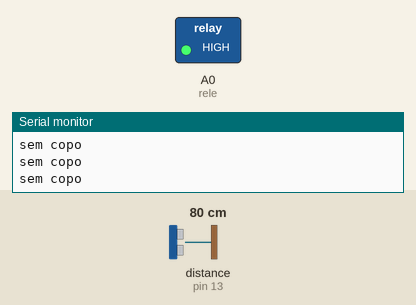
This sketch was run on a simulated Arduino Uno, built with avr-gcc and run on an emulated ATmega328P. Shown: switched loads named in the sketch (green lamp = pin HIGH), the last lines printed to the serial monitor. Wiring (inferred from the names in the program): ultrasonic range finder: trigger pin 12; echo pin 13. The inputs (shaded band) are chosen by the test bench; at power-on: distance to the obstacle (sensor on pin 13) 80 cm. The echo pulse lasts 58.3 µs per cm; pins used as bus, display or sensor lines are not drawn.

Above: at 1.2 s.
1.3 s: distance to the obstacle (sensor on pin 13) set to 23 cm
2.8 s: distance to the obstacle (sensor on pin 13) set to 20 cm
At 7.1 s:
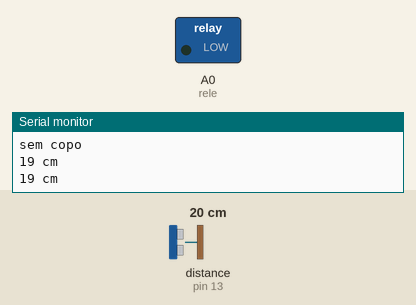
Timing chart, 0 to 10.6 s (numbered marks = the images above; inputs shaded):
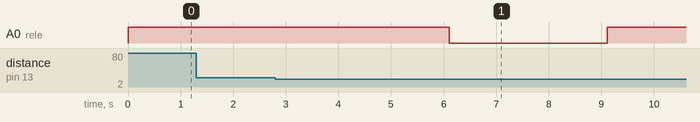

Measured:
- the behaviour switches between 22 and 21 cm on distance to the obstacle (sensor on pin 13) (found by bisection; images 0 and 1)
- after the input at 2.8 s, A0 (rele): HIGH → LOW after 3.3 s, → HIGH 3.0 s later

The sketch:

bebedor_automatico.ino
```cpp
#define trigPin 12 // define pino 12 com nome trigPin
#define echoPin 13 // define pino 12 com nome echoPin
#define fakevcc 11 // define pino 11 com nome fakevcc
#define rele A0 // define pino A0 com nome rele

int count = 0; // cria variavel
int i;

void setup() {
  Serial.begin (9600); // inicia comunicação serial
  pinMode(fakevcc, OUTPUT); // define fakevcc como saida digital
  pinMode(trigPin, OUTPUT); // define trigPin como saida digital
  pinMode(echoPin, INPUT); // define echoPin como entrada digital
  pinMode(rele, OUTPUT);  // define rele como saida digital
  digitalWrite(fakevcc, HIGH); // deixa fakevcc em nivel alto constante
  digitalWrite(rele,HIGH); // inicia relé desativado (modulo relé ativo em nivel baixo)
}

void loop() {
  long duration, distance;  // rotina de medição do sensor ultrassonico
  digitalWrite(trigPin, LOW);
  delayMicroseconds(2);
  digitalWrite(trigPin, HIGH);
  delayMicroseconds(10);
  digitalWrite(trigPin, LOW);
  duration = pulseIn(echoPin, HIGH);
  distance = (duration/2) / 29.1;

 if (distance <= 20) { // se distancia medida for menor ou igual a 20 cm, executa codigo abaixo

for (i=0;i<=3;i++) // laço FOR de 3 repetições

  digitalWrite(trigPin, LOW);  // rotina de medição do sensor ultrassonico
  delayMicroseconds(2);
  digitalWrite(trigPin, HIGH);
  delayMicroseconds(10);
  digitalWrite(trigPin, LOW);
  duration = pulseIn(echoPin, HIGH);
  distance = (duration/2) / 29.1;

count++;
delay(1000); // atraso em 1 segundo
if(distance >= 21){ // se distancia for maior ou igual a 21 cm programa sai do FOR
  count = 0; // zera contagem
  return 0; // retorna ao inicio
  }

if(count==3){ // se em 3 segundos permanecer distancia inferior a 20 cm executa codigo abaixo
    digitalWrite(rele,LOW); // ativa relé
    delay(3000); // atraso de 3 segundos
    digitalWrite(rele,HIGH); // desliga relé
    count = 0;   // zera contador

         digitalWrite(trigPin, LOW);  // rotina de medição do sensor ultrassonico
  delayMicroseconds(2);
  digitalWrite(trigPin, HIGH);
  delayMicroseconds(10);
  digitalWrite(trigPin, LOW);
  duration = pulseIn(echoPin, HIGH);
  distance = (duration/2) / 29.1;

       while (distance<=20){ // determina ficar dentro do laço while enquanto distancia permanecer menor que 20 cm

  digitalWrite(trigPin, LOW);  // rotina de medição do sensor ultrassonico
  delayMicroseconds(2);
  digitalWrite(trigPin, HIGH);
  delayMicroseconds(10);
  digitalWrite(trigPin, LOW);
  duration = pulseIn(echoPin, HIGH);
  distance = (duration/2) / 29.1;

  delay(300);}
}}

  if (distance >= 21){ // se distancia for maior ou igual a 21 cm executa abaixo
    Serial.println("sem copo"); // escreve no monitor serial
    digitalWrite(rele,HIGH); // deixa relé desabilitado
  }
  else {
    Serial.print(distance); // escreve a distancia lida pelo sensor no monitor serial
    Serial.println(" cm");  // escreve no monitor serial
  }
  delay(100); // atraso 0.1 segundos
}
```
